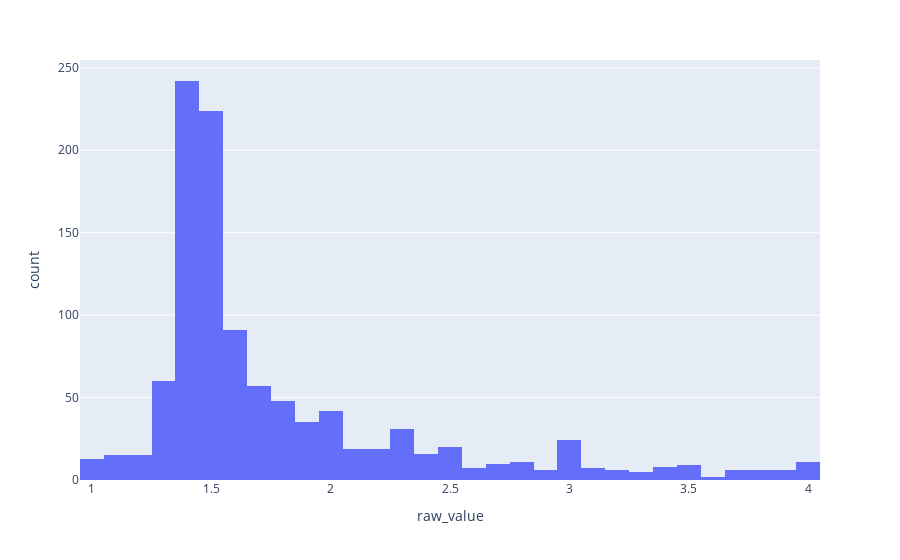

Notebook code for this chart:
### Code cell
fig = px.histogram(df, x='raw_value')
fig.show(kind='png')

### Figure 1 — Plotly figure (JSON) as saved in the notebook; plotly's stock layout.template omitted (floating-point values rounded to 4 significant figures; data arrays with more than 128 entries replaced by an {"elided": "..."} marker saying what was removed)
{"data": [{"alignmentgroup": "True", "bingroup": "x", "hovertemplate": "raw_value=%{x}<br>count=%{y}<extra></extra>", "legendgroup": "", "marker": {"color": "#636efa", "pattern": {"shape": ""}}, "name": "", "offsetgroup": "", "orientation": "v", "showlegend": false, "type": "histogram", "x": {"elided": "1071 float values"}, "xaxis": "x", "yaxis": "y"}], "layout": {"barmode": "relative", "legend": {"tracegroupgap": 0}, "margin": {"t": 60}, "xaxis": {"anchor": "y", "domain": [0, 1], "title": {"text": "raw_value"}}, "yaxis": {"anchor": "x", "domain": [0, 1], "title": {"text": "count"}}}}
